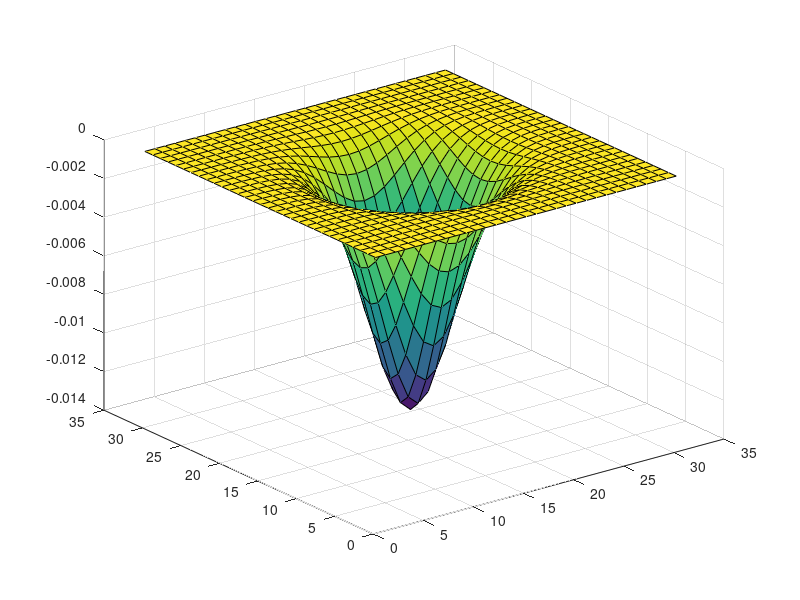
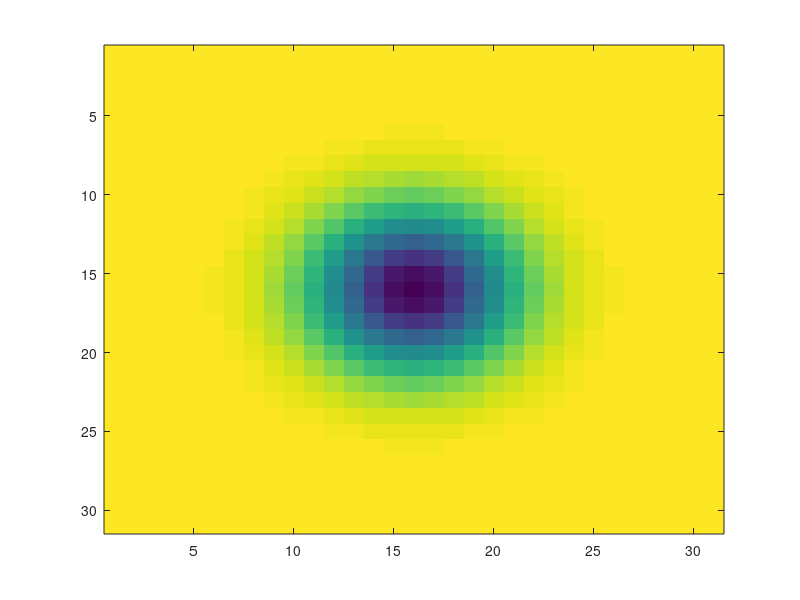

These figures' MATLAB source, in order:
% create an inverted 2D gaussian

%size of kernel
hsize = 31;
sigma = 5;
ind = -floor(hsize / 2) : floor(hsize / 2);
[u, v] = meshgrid(ind, ind);
% Gaussian function
h = (exp(-(u.^2 + v.^2) / sigma^2)) / (2 * pi * sigma^2);
% to normalize and invert the gaussian
h = -h / sum(h(:));
%dispay the surface
figure(1);
surf(h);
%dispay as an image
figure(2);
imagesc(h);